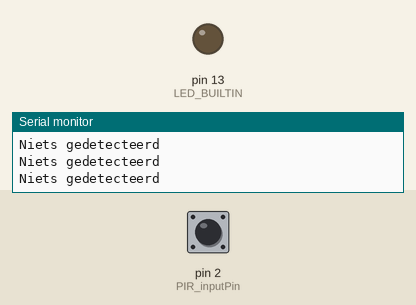
Recording of a sketch running on a simulated Arduino Uno, built with avr-gcc and run on an emulated ATmega328P. Parts: output pins drawn as LEDs (lit = HIGH), the last lines printed to the serial monitor. Dashed ring = blinking. The inputs (shaded band) are chosen by the test bench; at power-on: pin 2 (PIR_inputPin) LOW.

Above: at 6.2 s.
6.3 s: pin 2 (PIR_inputPin) driven HIGH
At 6.7 s:
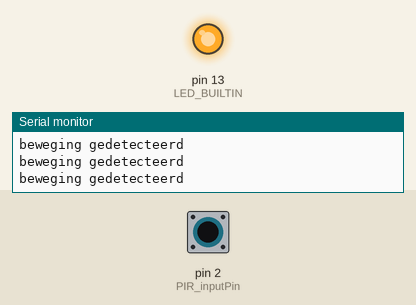
7.8 s: pin 2 (PIR_inputPin) driven LOW
At 9.2 s:
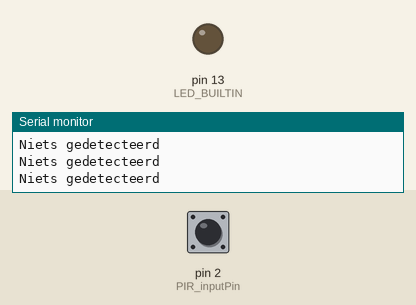
10.8 s: pin 2 (PIR_inputPin) pulsed HIGH 2 times (0.12 s each, 0.3 s apart)
At 11.16 s:
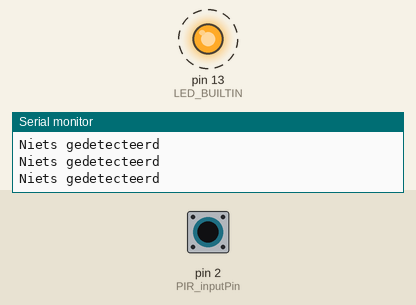
14.4 s: pin 2 (PIR_inputPin) pulsed HIGH 5 times (0.12 s each, 0.3 s apart)
At 16.7 s:
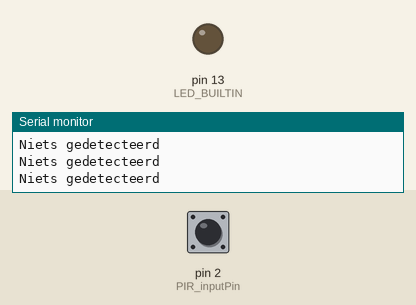
Timing chart, 0 to 18.2 s (numbered marks = the images above; inputs shaded):
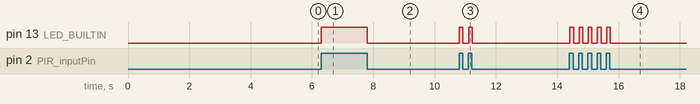

The sketch:

PIR_test.ino
```cpp
int PIR_inputPin = 2;


void setup() {
  Serial.begin(9600);
  pinMode(PIR_inputPin, INPUT);
  pinMode(LED_BUILTIN, OUTPUT);
  Serial.begin(9600);
  Serial.println("PIR Sensor Test Start");
  delay(5000);
  Serial.println("Sensor klaar!");

}

void loop() {
  int motion = digitalRead(PIR_inputPin);

  if(motion == HIGH) {
    digitalWrite(LED_BUILTIN, HIGH);
    Serial.println("beweging gedetecteerd");
  }
  else{
    digitalWrite(LED_BUILTIN, LOW);
    Serial.println("Niets gedetecteerd");
  }

}
```

Measured:
- after the input at 6.3 s, pin 13 (LED_BUILTIN): LOW → HIGH at once
- after the input at 7.8 s, pin 13 (LED_BUILTIN): HIGH → LOW at once
- after the input at 10.8 s, pin 13 (LED_BUILTIN): alternates HIGH for 0.12 s and LOW for 0.19 s, 4 changes in all, then stays LOW, starting at once
- after the input at 14.4 s, pin 13 (LED_BUILTIN): alternates HIGH for 0.12 s and LOW for 0.19 s, 10 changes in all, then stays LOW, starting at once
